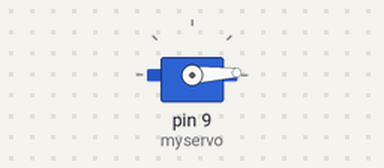
Bench run of a sketch on a simulated Arduino Uno, built with avr-gcc and run on an emulated ATmega328P. On the bench: servo.

Above: at 0.05 s.
At 1.3 s:
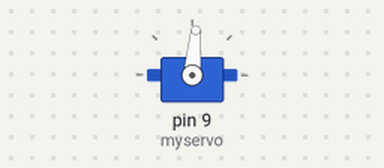
At 2.6 s:
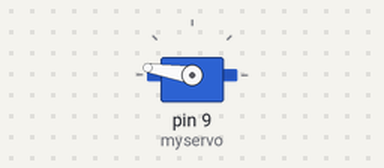
At 5.2 s:
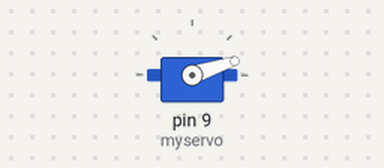
Timing chart, 0 to 7.1 s (numbered marks = the images above):
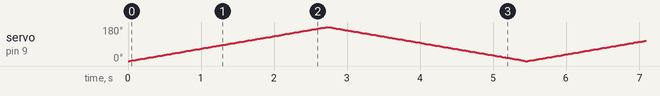

The sketch:

test.ino
```cpp
#include <Servo.h>

Servo myservo;  // create servo object to control a servo

void setup() {
  myservo.attach(9);  // attaches the servo on pin 9 to the servo object
  Serial.begin(9600);
}

void loop() {
  for (int pos = 0; pos <= 180; pos ++) { // goes from 0 degrees to 180 degrees
    // in steps of 10 degree
    myservo.write(pos);              // tell servo to go to position in variable 'pos'
    delay(15);                       // waits 15ms for the servo to reach the position
  }
  for (int pos = 180; pos >= 0; pos -= 1) { // goes from 180 degrees to 0 degrees
    myservo.write(pos);              // tell servo to go to position in variable 'pos'
    delay(15);                       // waits 15ms for the servo to reach the position
  }
}
```
